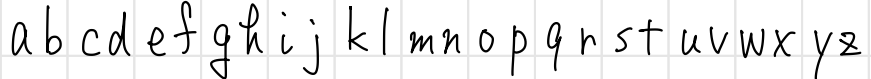
#> input picture images/abc.png, 871 x 79 px
$ python char_image_settings.py
#> lines starting #> are read from the running program, lines starting #| are printed output that depends on the picture; after the words box and inside, x2 and y2 are one past the last pixel; in counts of white or black regions, pixels touching at a corner belong together
import cv2
import numpy as np
from PIL import Image
import io
import os


def main():
    # 小文字
    image_slice("images/abc.png", "images/abc", 26, lambda i: chr(97 + i) + "_lower")
    # 大文字
    image_slice(
        "images/abc_large.png", "images/abc", 26, lambda i: chr(65 + i) + "_upper"
    )
    # その他、数字や記号など
    image_slice("images/other.png", "images/abc", 16, lambda i: str(i))

    # 背景を透過する
    sampling_chars()


def image_slice(image_path, output_path, slice_num, filename_rule):
#> called with image_path = 'images/abc.png', output_path = 'images/abc', slice_num = 26
    image = Image.open(image_path)
#> image is the input picture: PIL image 871x79 RGBA; mean R, G, B, A 236.5, 236.5, 236.5, 255

    width, height = image.size
#> width = 871; height = 79
    slice_width = width / slice_num
#> slice_width = 33.5

    for i in range(slice_num):
        left = i * slice_width
        right = (i + 1) * slice_width if i < slice_num - 1 else width

        cropped_image = image.crop((left, 0, right, height))

        file_name = filename_rule(i)
        cropped_image.save(f"{output_path}/{file_name}.png")
#> call 2 of image_slice, with image_path = 'images/abc_large.png', output_path = 'images/abc', slice_num = 26
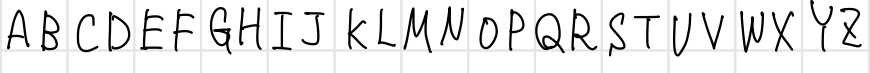
#> input picture images/abc_large.png, 870 x 73 px
#> in image_slice, image is the input picture: PIL image 870x73 RGBA; mean R, G, B, A 231.4, 231.4, 231.4, 255
#> after the loop in image_slice (call 2), `for i in range(slice_num):`:
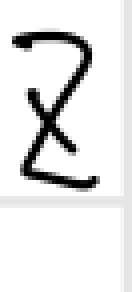
#> cropped_image: PIL image 33x73 RGBA (shown 4 times larger); mean R, G, B, A 229.7, 229.7, 229.7, 255
#> call 3 of image_slice, with image_path = 'images/other.png', output_path = 'images/abc', slice_num = 16
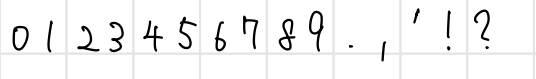
#> input picture images/other.png, 536 x 79 px
#> in image_slice, image is the input picture: PIL image 536x79 RGBA; mean R, G, B, A 243.1, 243.1, 243.1, 255
#> the loop in image_slice (call 3), `for i in range(slice_num):` made 16 passes
#> pass 1, in image_slice (call 3), `cropped_image = image.crop((left, 0, right, height))`:
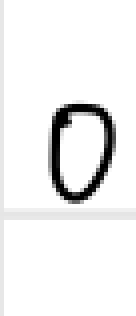
#> cropped_image: PIL image 34x79 RGBA (shown 4 times larger); mean R, G, B, A 239.9, 239.9, 239.9, 255
#> after the loop in image_slice (call 3), `for i in range(slice_num):`:
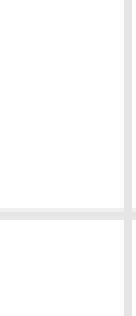
#> cropped_image: PIL image 34x79 RGBA (shown 4 times larger); mean R, G, B, A 252.6, 252.6, 252.6, 255

def sampling_chars():
    image_files = [
        f
        for f in os.listdir("images/abc")
        if os.path.isfile(os.path.join("images/abc", f))
    ]

    for image_file in image_files:
        sampling_black_area(
            os.path.join("images/abc", image_file),
            os.path.join("images/rm_bg_chars", image_file),
        )


def sampling_black_area(input_image_path, output_image_path):
#> called with input_image_path = 'images/abc/A_upper.png', output_image_path = 'images/rm_bg_chars/A_upper.png'
    image = cv2.imread(input_image_path)
#> image: shape (73, 33, 3); min 0, max 255, mean 229.7

    lower_black = np.array([0, 0, 0], dtype=np.uint8)
    upper_black = np.array([50, 50, 50], dtype=np.uint8)

    mask = cv2.inRange(image, lower_black, upper_black)
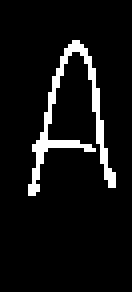
#> mask: shape (73, 33) (shown 4 times larger); 7% white in thin lines or dots, all inside (x1, y1, x2, y2) = (7, 10, 29, 49)

    image_rgba = cv2.cvtColor(image, cv2.COLOR_BGR2BGRA)
    image_rgba[mask == 0] = [0, 0, 0, 0]
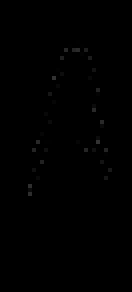
#> image_rgba: shape (73, 33, 4) (shown 4 times larger); mean B, G, R, A 0.4, 0.4, 0.4, 17.8

    output_image = Image.fromarray(image_rgba)
    output_image.save(output_image_path)


if __name__ == "__main__":
    main()
